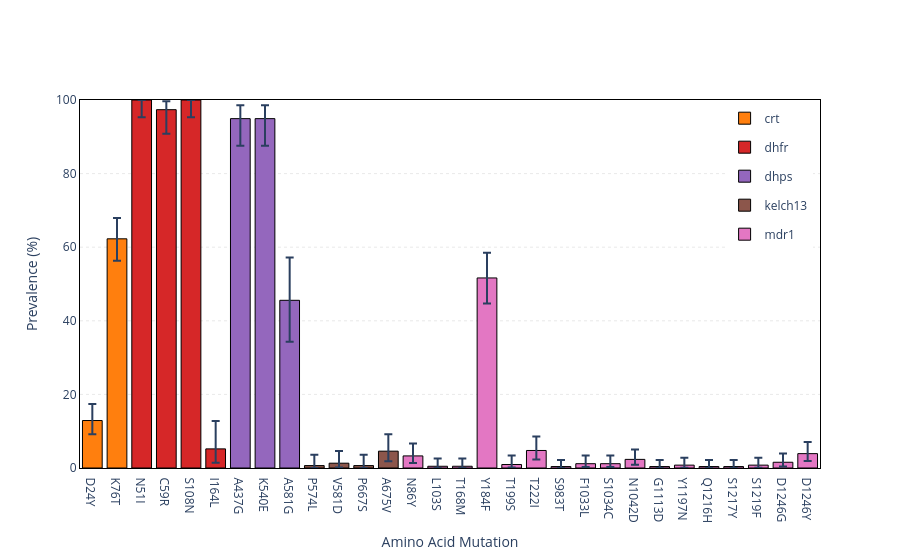

The code cell stored with this chart in its notebook:
### Markdown cell above
### Prevalence

### Code cell
generate_prevalence_barchart(
    analysis_df=analysis_df,
    genes=resistance_genes,
    show_legend=True
)

### Figure 1 — Plotly figure (JSON) as saved in the notebook; plotly's stock layout.template omitted (floating-point values rounded to 4 significant figures)
{"data": [{"customdata": [[281, 279, 36], [281, 281, 175]], "error_y": {"array": [4.51, 5.689], "arrayminus": [3.7, 5.951], "type": "data"}, "hovertemplate": "%{y:0.1f}% (%{customdata[2]}/%{customdata[1]})", "legendgroup": "crt", "marker": {"color": "#ff7f0e", "line": {"color": "black", "width": 1}}, "name": "crt", "showlegend": true, "type": "bar", "x": ["D24Y", "K76T"], "y": [12.9, 62.28]}, {"customdata": [[77, 77, 77], [77, 76, 74], [77, 77, 77], [77, 77, 4]], "error_y": {"array": [0.0, 2.311, 0.0, 7.575], "arrayminus": [4.678, 6.553, 4.678, 3.761], "type": "data"}, "hovertemplate": "%{y:0.1f}% (%{customdata[2]}/%{customdata[1]})", "legendgroup": "dhfr", "marker": {"color": "#d62728", "line": {"color": "black", "width": 1}}, "name": "dhfr", "showlegend": true, "type": "bar", "x": ["N51I", "C59R", "S108N", "I164L"], "y": [100.0, 97.37, 100.0, 5.195]}, {"customdata": [[79, 79, 75], [79, 79, 75], [79, 79, 36]], "error_y": {"array": [3.667, 3.667, 11.6], "arrayminus": [7.396, 7.396, 11.26], "type": "data"}, "hovertemplate": "%{y:0.1f}% (%{customdata[2]}/%{customdata[1]})", "legendgroup": "dhps", "marker": {"color": "#9467bd", "line": {"color": "black", "width": 1}}, "name": "dhps", "showlegend": true, "type": "bar", "x": ["A437G", "K540E", "A581G"], "y": [94.94, 94.94, 45.57]}, {"customdata": [[153, 153, 1], [153, 153, 2], [153, 153, 1], [153, 153, 7]], "error_y": {"array": [2.934, 3.335, 2.934, 4.624], "arrayminus": [0.637, 1.148, 0.637, 2.716], "type": "data"}, "hovertemplate": "%{y:0.1f}% (%{customdata[2]}/%{customdata[1]})", "legendgroup": "kelch13", "marker": {"color": "#8c564b", "line": {"color": "black", "width": 1}}, "name": "kelch13", "showlegend": true, "type": "bar", "x": ["P574L", "V581D", "P667S", "A675V"], "y": [0.6536, 1.307, 0.6536, 4.575]}, {"customdata": [[213, 213, 7], [213, 213, 1], [213, 211, 1], [213, 213, 110], [213, 212, 2], [213, 210, 10], [256, 256, 1], [256, 256, 3], [256, 256, 3], [256, 256, 6], [256, 256, 1], [256, 256, 2], [256, 256, 1], [256, 256, 1], [256, 256, 2], [256, 256, 4], [256, 256, 10]], "error_y": {"array": [3.367, 2.118, 2.138, 6.882, 2.423, 3.821, 1.766, 2.214, 2.214, 2.688, 1.766, 2.012, 1.766, 1.766, 2.012, 2.39, 3.16], "arrayminus": [1.955, 0.4576, 0.4619, 6.928, 0.8289, 2.455, 0.3807, 0.9296, 0.9296, 1.479, 0.3807, 0.6865, 0.3807, 0.3807, 0.6865, 1.135, 2.017], "type": "data"}, "hovertemplate": "%{y:0.1f}% (%{customdata[2]}/%{customdata[1]})", "legendgroup": "mdr1", "marker": {"color": "#e377c3", "line": {"color": "black", "width": 1}}, "name": "mdr1", "showlegend": true, "type": "bar", "x": ["N86Y", "L103S", "T168M", "Y184F", "T199S", "T222I", "S983T", "F1033L", "S1034C", "N1042D", "G1113D", "Y1197N", "Q1216H", "S1217Y", "S1219F", "D1246G", "D1246Y"], "y": [3.286, 0.4695, 0.4739, 51.64, 0.9434, 4.762, 0.3906, 1.172, 1.172, 2.344, 0.3906, 0.7812, 0.3906, 0.3906, 0.7812, 1.562, 3.906]}], "layout": {"barmode": "group", "hovermode": "x unified", "legend": {"orientation": "v", "x": 0.99, "xanchor": "right", "y": 0.99, "yanchor": "top"}, "plot_bgcolor": "rgba(0,0,0,0)", "showlegend": true, "xaxis": {"linecolor": "black", "linewidth": 1, "mirror": true, "showline": true, "title": {"text": "Amino Acid Mutation"}}, "yaxis": {"gridcolor": "lightgray", "griddash": "dot", "gridwidth": 0.5, "linecolor": "black", "linewidth": 1, "mirror": true, "range": [0, 100], "showgrid": true, "showline": true, "title": {"text": "Prevalence (%)"}}}}
